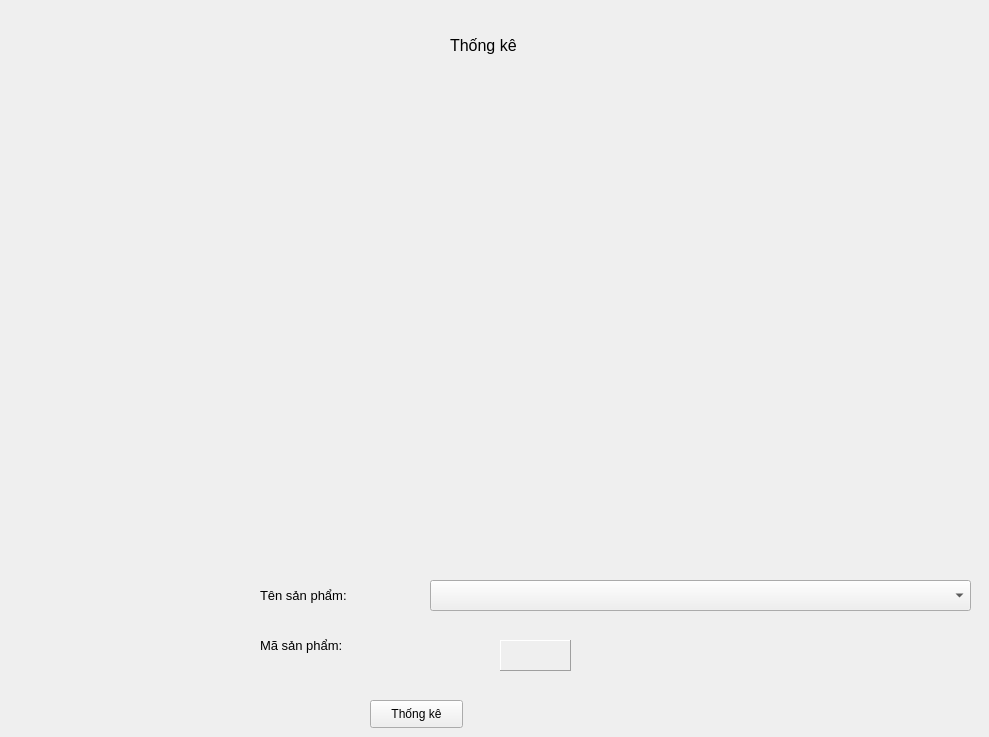
   <widget class="QWidget" name="screen_thongke">
    <widget class="QLabel" name="label_5">
     <property name="geometry">
      <rect>
       <x>450</x>
       <y>30</y>
       <width>101</width>
       <height>31</height>
      </rect>
     </property>
     <property name="font">
      <font>
       <pointsize>12</pointsize>
      </font>
     </property>
     <property name="text">
      <string>Thống kê</string>
     </property>
    </widget>
    <widget class="QWidget" name="verticalLayoutWidget">
     <property name="geometry">
      <rect>
       <x>49</x>
       <y>79</y>
       <width>931</width>
       <height>471</height>
      </rect>
     </property>
     <layout class="QVBoxLayout" name="screen"/>
    </widget>
    <widget class="QPushButton" name="btnthongke_2">
     <property name="geometry">
      <rect>
       <x>370</x>
       <y>700</y>
       <width>93</width>
       <height>28</height>
      </rect>
     </property>
     <property name="text">
      <string>Thống kê</string>
     </property>
    </widget>
    <widget class="QLabel" name="label_39">
     <property name="geometry">
      <rect>
       <x>260</x>
       <y>630</y>
       <width>121</width>
       <height>31</height>
      </rect>
     </property>
     <property name="font">
      <font>
       <pointsize>10</pointsize>
      </font>
     </property>
     <property name="text">
      <string>Mã sản phẩm:</string>
     </property>
    </widget>
    <widget class="QLabel" name="label_41">
     <property name="geometry">
      <rect>
       <x>260</x>
       <y>580</y>
       <width>121</width>
       <height>31</height>
      </rect>
     </property>
     <property name="font">
      <font>
       <pointsize>10</pointsize>
      </font>
     </property>
     <property name="text">
      <string>Tên sản phẩm:</string>
     </property>
    </widget>
    <widget class="QLabel" name="lbmasanphamtk">
     <property name="geometry">
      <rect>
       <x>500</x>
       <y>640</y>
       <width>71</width>
       <height>31</height>
      </rect>
     </property>
     <property name="font">
      <font>
       <pointsize>10</pointsize>
      </font>
     </property>
     <property name="frameShape">
      <enum>QFrame::Panel</enum>
     </property>
     <property name="frameShadow">
      <enum>QFrame::Raised</enum>
     </property>
     <property name="text">
      <string/>
     </property>
    </widget>
    <widget class="QComboBox" name="cbbtensanpham">
     <property name="geometry">
      <rect>
       <x>430</x>
       <y>580</y>
       <width>541</width>
       <height>31</height>
      </rect>
     </property>
     <property name="font">
      <font>
       <pointsize>10</pointsize>
      </font>
     </property>
    </widget>
   </widget>
